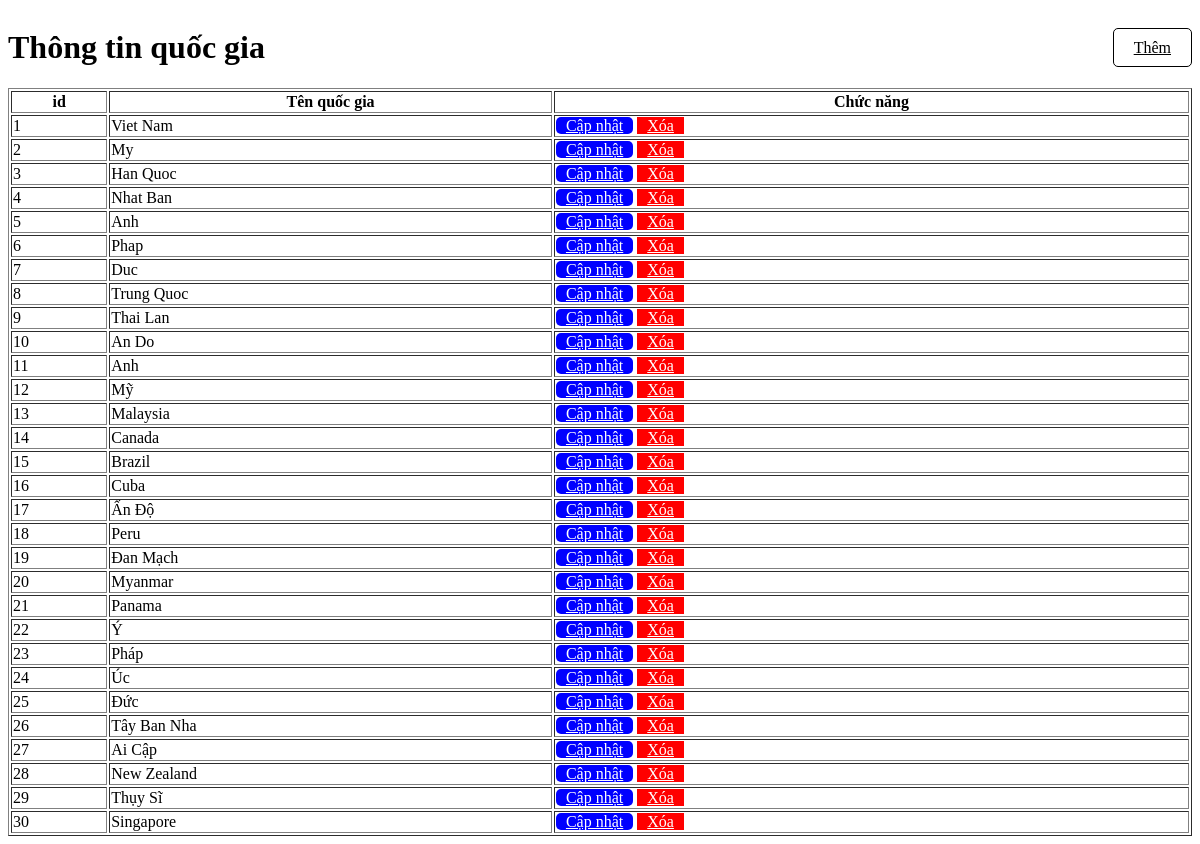
The app's page /Nhom2/BUOI2/quocgia.php with its own data.
### tables this page shows
CREATE TABLE IF NOT EXISTS quoc_gia (
    id INT PRIMARY KEY AUTO_INCREMENT,
    ten_quoc_gia VARCHAR(50) NOT NULL
);

### Nhom2/BUOI2/quocgia.php (the view, shortened to what this page needs)
<!DOCTYPE html>
<html lang="en">
<head>
</head>
<body>
    <div class = "chinh">
    <h1>Thông tin quốc gia</h1>
    <div>
        <a class="them" href="index.php?page_layout=themquocgia">Thêm</a>
    </div>
    </div>
    <table border=1>
        <tr>
            <th>id</th>
            <th>Tên quốc gia</th>
            <th>Chức năng</th>
        </tr>
        <?php
            include("connect.php");
            $sql = "SELECT *FROM `quoc_gia`";
            $result = mysqli_query($conn, $sql);
            while($row = mysqli_fetch_array($result)){
        ?>
        <tr>
            <td><?php echo $row["id"]?></td>
            <td><?php echo $row["ten_quoc_gia"] ?></td>
            <td>
                 <a class="capnhat" href="index.php?page_layout=capnhatquocgia&id=<?php echo $row["id"] ?>">Cập nhật</a>
                <a class="xoa" href="xoaquocgia.php?id=<?php echo $row["id"] ?>">Xóa</a>
            </td>
        </tr>
        <?php }?>
    </table>
</body>
</html>

### Nhom2/BUOI2/quocgia.php (style rules this page uses)
table { width: 100%; }
.xoa { background-color: red; padding: 0px 10px; color: white; }
.chinh { display: flex; align-items: center; justify-content: space-between; }
.them { background-color: white; border: 1px solid black; padding: 10px 20px; color: black; border-radius: 5px; }
.capnhat { background-color: blue; padding: 0px 10px; color: white; border-radius: 5px; }

### records on screen
quoc_gia: id "1", ten_quoc_gia "Viet Nam"
quoc_gia: id "2", ten_quoc_gia "My"
quoc_gia: id "3", ten_quoc_gia "Han Quoc"
quoc_gia: id "4", ten_quoc_gia "Nhat Ban"
quoc_gia: id "5", ten_quoc_gia "Anh"
quoc_gia: id "6", ten_quoc_gia "Phap"
quoc_gia: id "7", ten_quoc_gia "Duc"
quoc_gia: id "8", ten_quoc_gia "Trung Quoc"
quoc_gia: id "9", ten_quoc_gia "Thai Lan"
quoc_gia: id "10", ten_quoc_gia "An Do"
quoc_gia: id "11", ten_quoc_gia "Anh"
quoc_gia: id "12", ten_quoc_gia "Mỹ"
quoc_gia: id "13", ten_quoc_gia "Malaysia"
quoc_gia: id "14", ten_quoc_gia "Canada"
quoc_gia: id "15", ten_quoc_gia "Brazil"
quoc_gia: id "16", ten_quoc_gia "Cuba"
quoc_gia: id "17", ten_quoc_gia "Ấn Độ"
quoc_gia: id "18", ten_quoc_gia "Peru"
quoc_gia: id "19", ten_quoc_gia "Đan Mạch"
quoc_gia: id "20", ten_quoc_gia "Myanmar"
quoc_gia: id "21", ten_quoc_gia "Panama"
quoc_gia: id "22", ten_quoc_gia "Ý"
quoc_gia: id "23", ten_quoc_gia "Pháp"
quoc_gia: id "24", ten_quoc_gia "Úc"
quoc_gia: id "25", ten_quoc_gia "Đức"
quoc_gia: id "26", ten_quoc_gia "Tây Ban Nha"
quoc_gia: id "27", ten_quoc_gia "Ai Cập"
quoc_gia: id "28", ten_quoc_gia "New Zealand"
quoc_gia: id "29", ten_quoc_gia "Thụy Sĩ"
quoc_gia: id "30", ten_quoc_gia "Singapore"
